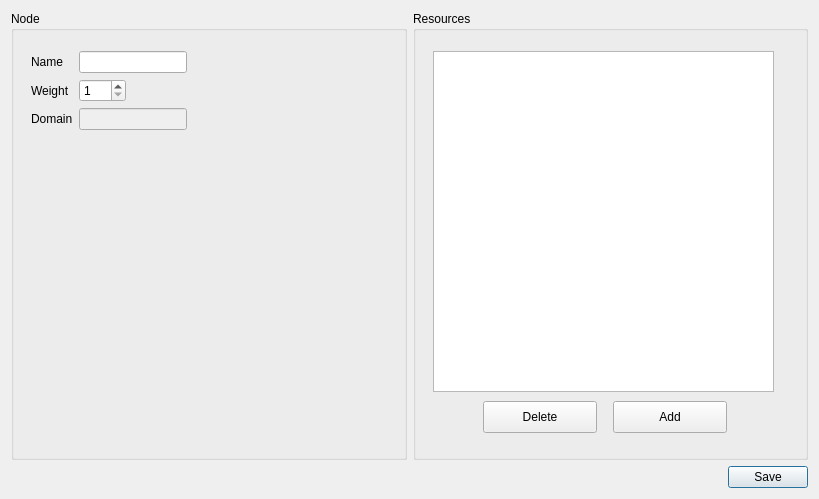
<?xml version="1.0" encoding="UTF-8"?>
<ui version="4.0">
 <class>Edit_Node_Dialog</class>
 <widget class="QDialog" name="Edit_Node_Dialog">
  <property name="geometry">
   <rect>
    <x>0</x>
    <y>0</y>
    <width>819</width>
    <height>499</height>
   </rect>
  </property>
  <property name="sizePolicy">
   <sizepolicy hsizetype="Fixed" vsizetype="Fixed">
    <horstretch>0</horstretch>
    <verstretch>0</verstretch>
   </sizepolicy>
  </property>
  <property name="windowTitle">
   <string>Dialog</string>
  </property>
  <layout class="QVBoxLayout" name="verticalLayout">
   <item>
    <layout class="QHBoxLayout" name="horizontalLayout_2">
     <item>
      <widget class="QGroupBox" name="node_box">
       <property name="title">
        <string>Node</string>
       </property>
       <widget class="QWidget" name="formLayoutWidget">
        <property name="geometry">
         <rect>
          <x>20</x>
          <y>40</y>
          <width>339</width>
          <height>149</height>
         </rect>
        </property>
        <layout class="QFormLayout" name="formLayout">
         <property name="fieldGrowthPolicy">
          <enum>QFormLayout::FieldsStayAtSizeHint</enum>
         </property>
         <item row="0" column="0">
          <widget class="QLabel" name="name_label">
           <property name="text">
            <string>Name</string>
           </property>
          </widget>
         </item>
         <item row="1" column="0">
          <widget class="QLabel" name="weight_label">
           <property name="text">
            <string>Weight</string>
           </property>
          </widget>
         </item>
         <item row="1" column="1">
          <widget class="QDoubleSpinBox" name="weight_box">
           <property name="decimals">
            <number>0</number>
           </property>
           <property name="minimum">
            <double>1.000000000000000</double>
           </property>
          </widget>
         </item>
         <item row="2" column="0">
          <widget class="QLabel" name="domain_label">
           <property name="text">
            <string>Domain</string>
           </property>
          </widget>
         </item>
         <item row="2" column="1">
          <widget class="QLineEdit" name="domain_line">
           <property name="enabled">
            <bool>false</bool>
           </property>
          </widget>
         </item>
         <item row="0" column="1">
          <widget class="QLineEdit" name="name_line"/>
         </item>
        </layout>
       </widget>
      </widget>
     </item>
     <item>
      <widget class="QGroupBox" name="resource_box">
       <property name="title">
        <string>Resources</string>
       </property>
       <widget class="QTableView" name="resources_table">
        <property name="geometry">
         <rect>
          <x>20</x>
          <y>40</y>
          <width>341</width>
          <height>341</height>
         </rect>
        </property>
       </widget>
       <widget class="QPushButton" name="add_resource_button">
        <property name="geometry">
         <rect>
          <x>200</x>
          <y>390</y>
          <width>114</width>
          <height>32</height>
         </rect>
        </property>
        <property name="text">
         <string>Add</string>
        </property>
       </widget>
       <widget class="QPushButton" name="delete_resource_button">
        <property name="geometry">
         <rect>
          <x>70</x>
          <y>390</y>
          <width>114</width>
          <height>32</height>
         </rect>
        </property>
        <property name="text">
         <string>Delete</string>
        </property>
       </widget>
      </widget>
     </item>
    </layout>
   </item>
   <item>
    <widget class="QDialogButtonBox" name="control_buttons">
     <property name="orientation">
      <enum>Qt::Horizontal</enum>
     </property>
     <property name="standardButtons">
      <set>QDialogButtonBox::Save</set>
     </property>
     <property name="centerButtons">
      <bool>false</bool>
     </property>
    </widget>
   </item>
  </layout>
 </widget>
 <resources/>
 <connections>
  <connection>
   <sender>control_buttons</sender>
   <signal>accepted()</signal>
   <receiver>Edit_Node_Dialog</receiver>
   <slot>accept()</slot>
   <hints>
    <hint type="sourcelabel">
     <x>409</x>
     <y>478</y>
    </hint>
    <hint type="destinationlabel">
     <x>409</x>
     <y>249</y>
    </hint>
   </hints>
  </connection>
  <connection>
   <sender>control_buttons</sender>
   <signal>rejected()</signal>
   <receiver>Edit_Node_Dialog</receiver>
   <slot>reject()</slot>
   <hints>
    <hint type="sourcelabel">
     <x>409</x>
     <y>478</y>
    </hint>
    <hint type="destinationlabel">
     <x>409</x>
     <y>249</y>
    </hint>
   </hints>
  </connection>
 </connections>
</ui>
